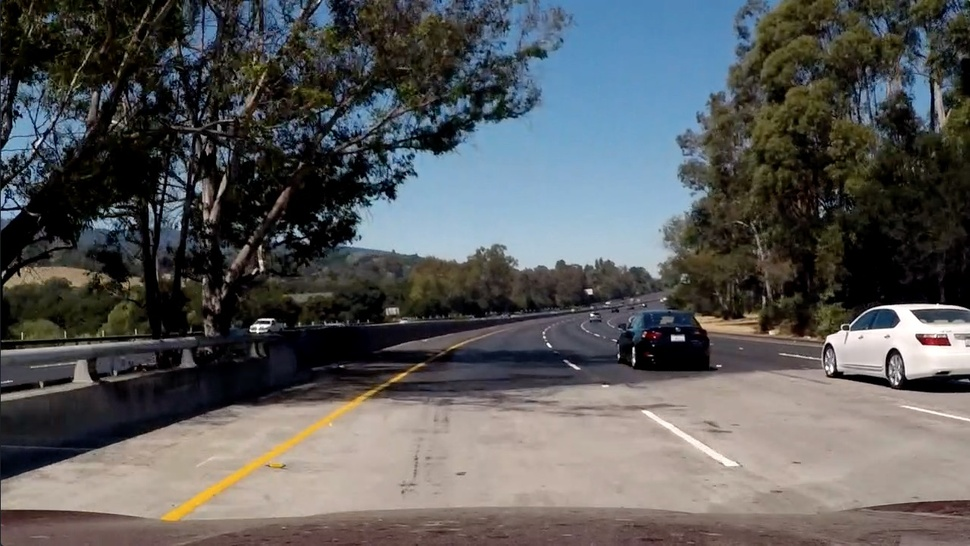
#> input picture l32-color-shadow-example.jpg, 970 x 546 px, shrunk from 1280 x 720 before the run
$ jupyter execute --allow-errors L_32_processing_each_image.ipynb   (shell and % lines are left out)   (older library calls are emulated)
#> lines starting #> are read from the running program, lines starting #| are printed output that depends on the picture; long printed decimals are rounded
# L_32 Processing Each Image
#### Steps 1 - 3:

[cell 1]
# Some Helper Functions

def create_folder_if_not_exists(folder_name):
#> further down, image is the input picture: shape (546, 970, 3); mean R, G, B 88.5, 89.4, 89.8
    import os
    # May need to update this function if not running within Jupyter notebook, or running in different OS
    if not os.path.isdir(folder_name):
        os.makedirs(folder_name)

## 1 - Camera Calibration matrix and Distortion Coefficients
###### (See L_11 for more details)

Determine camera calibration matrix and distortion coefficients for the camera lens.
Done Once.
This will be used to undistort each video image frame, before passing it on.

### Part 1-1: objpoints & imgpoints
- Library Imports

- Prepare arrays to store imgpoints (for img), and gridpattern (objpoints) (of chessboard grid pattern)
- Use **mgrid** to generate numpy array representing **objpoints**, each corner of the chessboard
.

- Read in Image,
- Turn in into grayscale
.

- Use **findChessBoardCorners** to obtain **imgpoints** (measurements) for the (objpoint locations) in the image
    - (takes in grayscale image)
    - (returns imgpoints)
    - Store imgpoints and corresponding objpoints

 #### Pickle the objpoints and imgpoints for each image

[cell 2]
# Here are the steps to pickle the objpoints and imgpoints for each image

import numpy as np
import cv2
import glob
import pickle
import matplotlib.pyplot as plt

# Chessboard has 8 inner corners across
#                6 inner corners vertical

# prepare object points, like (0,0,0), (1,0,0), (2,0,0) ....,(6,5,0)
objp = np.zeros((6*8,3), np.float32)
objp[:,:2] = np.mgrid[0:8, 0:6].T.reshape(-1,2)

# Arrays to store object points and image points from all the images.
objpoints = [] # 3d points in real world space
imgpoints = [] # 2d points in image plane.

# Make a list of calibration images
images = glob.glob('calibration_wide/GO*.jpg')

# Get and Store chessboard corners for each image as it's Read in

for idx, fname in enumerate(images):

    # read in image
    img = cv2.imread(fname)
    # turn it into grayscale
    gray = cv2.cvtColor(img, cv2.COLOR_BGR2GRAY)

    # Find the chessboard corners for the image
    ret, corners = cv2.findChessboardCorners(gray, (8,6), None)

    # If (corners) found, add object points, image points to array of all obj ang img points
    if ret == True:

        # same   set of (grid) values for each image -- it's the chessboard pattern
        objpoints.append(objp)

        # unique set of values for each image processed (..from findChessboardCorners)
        imgpoints.append(corners)

        # Draw and display the corners (not required)
        cv2.drawChessboardCorners(img, (8,6), corners, ret)
        cv2.imshow('img', img)
#         cv2.waitKey(30)

cv2.destroyAllWindows()

# save objpoints and imgpoints to pickle file
objpoints_pickle = {}
objpoints_pickle["objpoints"] = objpoints
objpoints_pickle["imgpoints"] = imgpoints

folder_name = "l32/"
file_name   = "wide_objpoints_pickle.p"
create_folder_if_not_exists(folder_name)
with open( folder_name+file_name, "wb" ) as f:
    pickle.dump( objpoints_pickle, f )

print("Imgpoints and Objpoints have been saved to", folder_name+file_name)

#### Read objpoints and imgpoints from pickle file

[cell 3]
# import pickle

# Read objpoints and imgpoints from pickle file
pickled_path = "l32/wide_objpoints_pickle.p"
objpoints_pickle = pickle.load( open( pickled_path, "rb" ) )
objpoints = objpoints_pickle["objpoints"]
imgpoints = objpoints_pickle["imgpoints"]

print("Imgpoints and Objpoints have been read in from " + pickled_path)

#### Part 1-2: Callibrate and Undistort Images
Calibrate the image (from objpoints and imgpoints - found from findChessboardCorners)
   - **cv2.calibrateCamera**

Undistort the image
   - **cv2.undistort**

[cell 4]
import cv2
import pickle

# takes in: an image, chessboard grid object points, image's image points (as meassured by findChessboardCorners)
#    - performs the camera calibration (mathematically correlate imgpoints to objpoints),
#    - undistorts the image (image distortion correction)
# returns: the undistorted image

def cal_undistort(img, objpoints, imgpoints):
    # Uses cv2.calibrateCamera() and cv2.undistort()

    # throw away (color depth dim==1) portion of image shape (shape = gray_img.shape[::-1] == gray_img.shape[0:2])
    shape = img.shape[0:2]

    # Calibrate imgpoints to the objpoints
    ret, mtx, dist, rvecs, tvecs = cv2.calibrateCamera(objpoints, imgpoints, shape, None, None)

    # save mtx and dist to pickle file
    dist_mtx_pickle = {}
    dist_mtx_pickle["dist"] = dist
    dist_mtx_pickle["mtx"]  = mtx

    folder_name = "l32/"
    file_name   = "wide_dist_mtx_pickle.p"
    create_folder_if_not_exists(folder_name)
    with open( folder_name+file_name, "wb" ) as f:
        pickle.dump( dist_mtx_pickle, f )

    print("\n calibration 'dist' and 'mtx' have been saved to", folder_name+file_name, "\n")


    # Undistort the image
    undist = cv2.undistort(img, mtx, dist, None, mtx)

    return undist

#### Part 1-3: Display Images: Before (distorted)  and  After (Undistorted)

Read an image (whose imgpoints are stored in imgpoints)
Calibrate the image (uses imgpoints and objpoints prev found for that image)
Undistort the image

.
Display Distorted and Undistorted image

.
This *could* be re-written as a loop, to see before and after for all images that have been processed

.
Currently, it displays a before and after only for a single image (==first image that was stored in imgpoints array)

[cell 5]
import numpy as np
import matplotlib.pyplot as plt
import matplotlib.image as mpimg

#   Could loop through all images to show before and after.
#   Here, we only display before and after for a single image..

# Read in an Example image == First Image in Pickled objpoints, imgpoints
img = cv2.imread('calibration_wide/test_image.jpg')

# calibrate and undistort the image
#> (the rest of this cell did not finish here and is left out)

## 2 - Thresholding
###### (See L_21, L_22, L_24, L_29 for more details)

[cell 6]
import numpy as np
import cv2
import matplotlib.pyplot as plt
import matplotlib.image as mpimg

def plot_results(orig_image, bw_result, color_result):
    # how many images across and how many image rows
    nrows = 3  #1
    ncols = 1  #2
    # figsize must be recalculated when change nrows and ncols
    figsize = (12, 18) #1x2: (24,9)
    # fonstsize is dependant on size of subplot
    fontsize = 10 #40

    # f, ((ax1, ax2), (ax3, ax4)) = plt.subplots(2, 2, figsize=(24, 9))
    f, (ax1, ax2, ax3) = plt.subplots(nrows, ncols, figsize=figsize)
    f.tight_layout()

    ax1.imshow(color_result)
    ax1.set_title('BLUE: S-channel  |  GREEN: Sobel x-dir  | CYAN: both', fontsize=fontsize)
    ax1.axis('off')

    ax2.imshow(bw_result, cmap='gray')
    ax2.set_title('S_thresh:'+str(s_thresh)+'  |  sobelx_thresh: '+str(sx_thresh), fontsize=fontsize)
    ax2.axis('off')

    ax3.imshow(orig_image)
    ax3.set_title('Original Image', fontsize=fontsize)
    ax3.axis('off')

    plt.subplots_adjust(left=0., right=1, top=0.9, bottom=0.)

def save_results(bw_result, color_result):

    import os

    # Save Images to File so can compare results of various threshold values
    settings = '_' + 's-thresh-'      +str(s_thresh[0]) +'-'+str(s_thresh[1]) + \
               '_' + 'sobel-x-thresh-'+str(sx_thresh[0])+'-'+str(sx_thresh[1])

    folder_name = './l32-my-outputs-from-color_and_gradient/'
    create_folder_if_not_exists(folder_name)

    bw_binary_fullpath    = folder_name+'l32_bw_binary'   +settings+'.png'
    color_binary_fullpath = folder_name+'l32_color_binary'+settings+'.png'

    # convert BW to 3 channels for saving
    bw_3channel = np.zeros_like(color_result)
    bw_3channel = np.dstack((bw_result, bw_result, bw_result))

    # COULD DO: only resave files if they don't already exist!

    # save files (use mpimg, since color_result is in RGB order)
    mpimg.imsave(bw_binary_fullpath, bw_3channel)
    mpimg.imsave(color_binary_fullpath, color_result)

    print('Binary Thresholds images saved as: \n' + bw_binary_fullpath + '\n' + color_binary_fullpath)


def pipeline(img, s_thresh=(170, 255), sx_thresh=(20, 100)):
# def pipeline(orig_image, s_thresh=(170, 255), sx_thresh=(20, 100)):

#> called with s_thresh = (180, 255), sx_thresh = (20, 100)
    hls = cv2.cvtColor(img, cv2.COLOR_RGB2HLS).astype(np.float)
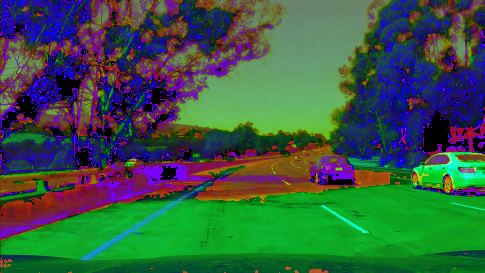
#> hls: shape (546, 970, 3) float64 (shown at 1/2 size); mean R, G, B 55.5, 89.3, 68.4
    l_channel = hls[:,:,1]
    s_channel = hls[:,:,2]
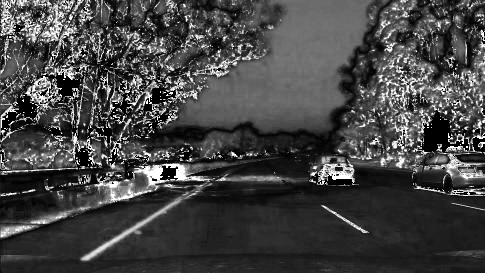
#> s_channel: shape (546, 970) float64 (shown at 1/2 size); min 0, max 255, mean 68.4

    ## Sobel x
    # Take the derivative in x
    sobelx = cv2.Sobel(l_channel, cv2.CV_64F, 1, 0)
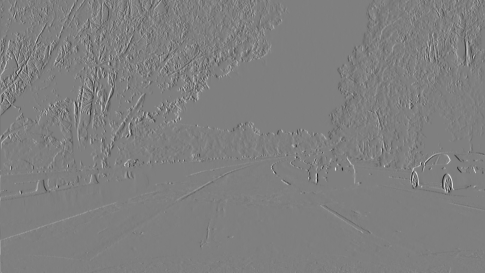
#> sobelx: shape (546, 970) float64 (shown at 1/2 size); min -926, max 928, mean 0.2; drawn with min black and max white

    # Absolute x derivative to accentuate lines away from horizontal
    abs_sobelx = np.absolute(sobelx)

    scaled_sobel = np.uint8(255*abs_sobelx/np.max(abs_sobelx))

    # Threshold x gradient
    sxbinary = np.zeros_like(scaled_sobel)
    sxbinary[(scaled_sobel >= sx_thresh[0]) & (scaled_sobel <= sx_thresh[1])] = 1

    # Threshold color channel
    s_binary = np.zeros_like(s_channel)
    s_binary[(s_channel >= s_thresh[0]) & (s_channel <= s_thresh[1])] = 1

    # Stack each channel
    # Note color_binary[:, :, 0] is all 0s, effectively an all black image.

    #color_binary = np.dstack(( np.zeros_like(sxbinary), sxbinary, s_binary))
    empty_channel = np.zeros_like(s_binary)

    # colorful green and blue stacked image (red channel is black or all zeros)
    color_binary = np.dstack(( empty_channel, sxbinary, s_binary))

    # BW binary combination of sxbinary and s_binary (not using)
    bw_binary = np.zeros_like(s_binary)
    bw_binary[ (sxbinary == 1) | (s_binary == 1)] = 1
    #return combined_binary

    return color_binary, bw_binary


# image = mpimg.imread('bridge_shadow.jpg')
image = mpimg.imread('l32-color-shadow-example.jpg')

# SET THRESHOLD VALUES HERE
s_thresh  = (180, 255) #Blue  #(140, 255)  # (90, 255) were good values from L_29
sx_thresh = ( 50, 150) #Green

# calculate binary images, based on threshold values above
color_result, bw_result = pipeline(image, s_thresh)
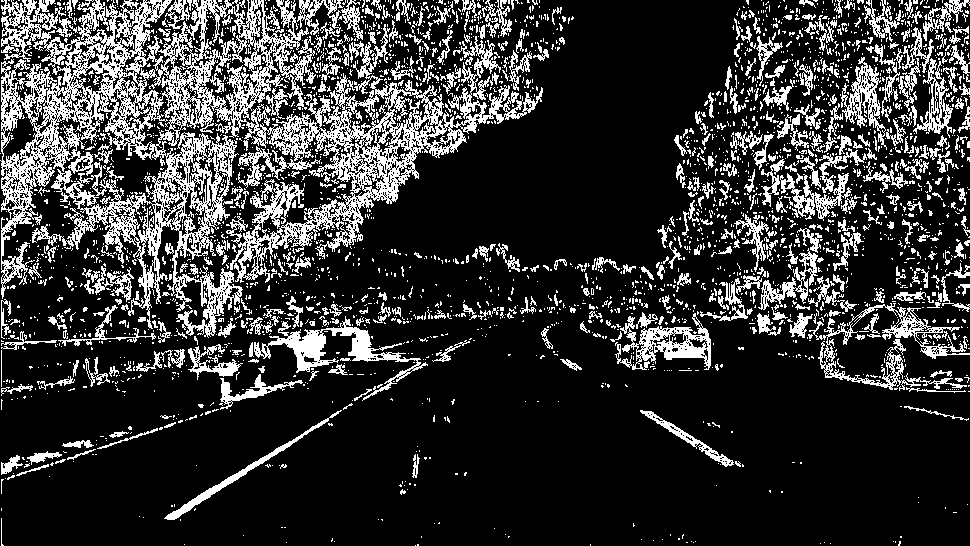
#> bw_result: shape (546, 970) float64; values 0 (black) and 1 (white), 20.5% white in thin lines or dots

# Plot the results
plot_results(image, bw_result, color_result)

# Save Images to File so can compare results of various threshold values
save_results(bw_result, color_result)

## 3 - Perspective Transform
###### (See L_17 for more details)

[cell 7]
import pickle
import cv2
import numpy as np
import matplotlib.pyplot as plt
import matplotlib.image  as mpimg

# Read in the saved camera matrix and distortion coefficients
# These are the arrays calculated above from cv2.calibrateCamera()
dist_pickle = pickle.load( open( "l32/wide_dist_mtx_pickle.p", "rb" ) )
#> (reads l32/wide_dist_mtx_pickle.p from the repository)
dist = dist_pickle["dist"]
mtx  = dist_pickle["mtx"]


# Read in an image
img = cv2.imread('test_image2.png')
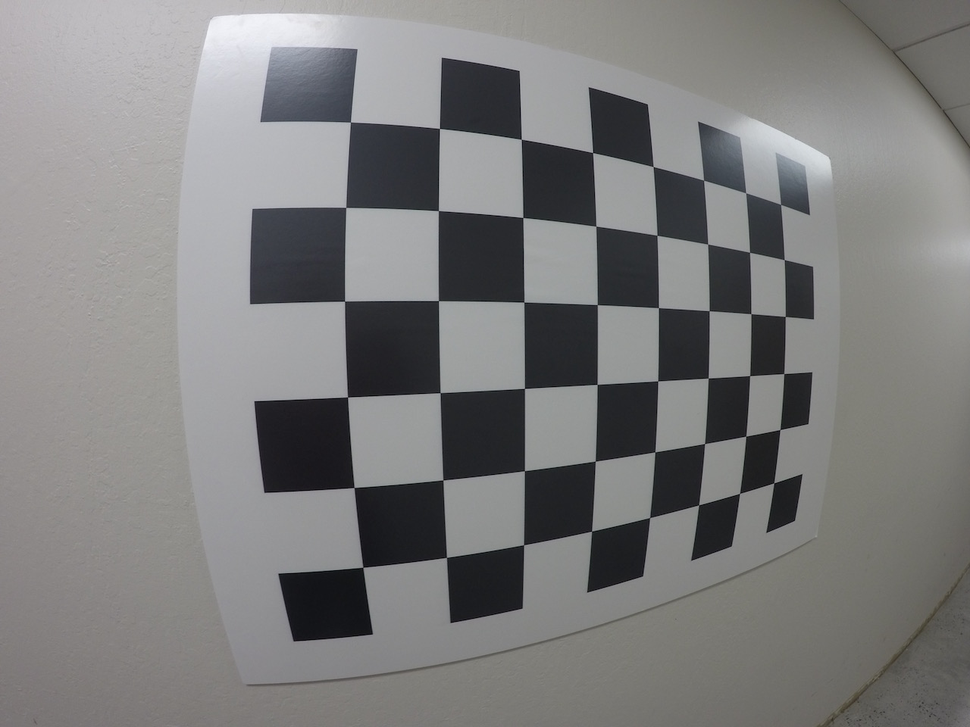
#> input picture test_image2.png, 970 x 727 px, shrunk from 1280 x 960 before the run
#> img is the input picture: shape (727, 970, 3); mean B, G, R 124.7, 124.9, 125.1

# store orig image's pixel dimensions (for use in warpPerspective)
height = img.shape[0]
width  = img.shape[1]
image_size = (width, height)


# Chessboard grid "dimensions"
nx = 8 # the number of inside corners in x
ny = 6 # the number of inside corners in y

def corners_unwarp(img, nx, ny, mtx, dist):
    # 1) Undistort using mtx and dist
#> called with nx = 8, ny = 6, mtx = array of shape (3, 3), dist = array of shape (1, 5)
    undistorted = cv2.undistort(img, mtx, dist, None, mtx)

    # 2) Convert to grayscale
    gray_undistorted = cv2.cvtColor(undistorted, cv2.COLOR_BGR2GRAY)
    # 3) Find the chessboard corners
    ret, corners = cv2.findChessboardCorners(gray_undistorted, (nx,ny), None)
#> ret = True; corners = 48 rows, first 8: [279, 31], [402.4, 63.16], [503.8, 90.49], [586, 114.3], [653.3, 134.4], [708.2, 151.4], [754, 165.7], [792.1, 178]
    #print(corners.shape, '\n', corners)

    # 4) If corners found:
    if ret == True:
            # a) draw corners
            # create undistorted image, with corners drawn on it
            undistorted_with_corners =  cv2.drawChessboardCorners(undistorted, (nx,ny), corners, ret)
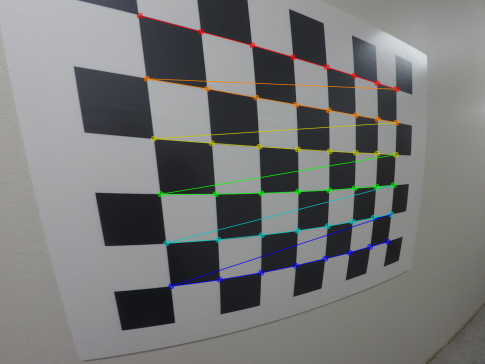
#> undistorted_with_corners: shape (727, 970, 3) (shown at 1/2 size); mean B, G, R 120, 120.3, 119.5

            # Doesn't Work Online (either method that I tried: 1st is error, 2nd is invisible
            # # plot undistorted_with_corners image:
            # # cv2.imshow('undistorted_with_corners', undistorted_with_corners)
            # f1, (ax1) = plt.subplots(1, 1, figsize=(24, 9))
            # f1.tight_layout()
            # ax1.imshow(undistorted_with_corners)
            # ax1.set_title('Undistorted With Corners Drawn', fontsize=50)
            # #plt.subplots_adjust(left=0., right=1, top=0.9, bottom=0.)
            # cv2.waitKey(1000)

            # b) define 4 source points src = np.float32([[,],[,],[,],[,]])
                 #Note: you could pick any four of the detected corners
                 # as long as those four corners define a rectangle
                 #One especially smart way to do this would be to use four well-chosen
                 # corners that were automatically detected during the undistortion steps
                 #We recommend using the automatic detection of corners in your code

            # I'll use grid coordinates [0,0], [0, nx-1], [ny-1, nx], [nx,ny]
            # src = np.float32([corners[0][0],         corners[7][0],
            #                   corners[40][0],        corners[47][0]])
            # ie ordered as: TL,TR,BL,BR
            # print(corners[0][0],         corners[nx-1][0])
            # print(corners[nx*(ny-1)][0], corners[nx*ny-1][0])
            print(corners.shape)
#| (48, 1, 2)
            print('4 coordinates chosen from undistorted image:')
            src = np.float32([corners[nx*(0)][0],    corners[(nx*1) -1][0],
                              corners[nx*(ny-1)][0], corners[(nx*ny)-1][0]])
#> src = [[279, 31], [792.1, 178], [341.7, 572.1], [775.2, 482.5]]
            print(src, '\n')
#| [[279.       31.     ]
#|  [792.0635  177.9756 ]
#|  [341.657 572.147]
#|  [775.2221  482.512]]

            # c) define 4 destination points dst = np.float32([[,],[,],[,],[,]])

            # width and height of final image (pixels) == undistorted size = img size
            width, height = (undistorted.shape[1], undistorted.shape[0])
            print(width, height)
#| 970 727

            # width and height of squares in unwarped image (pixels)
            grid_width_x =  width/(nx+1)  # nx lines ==> nx+1 equally spaced squares
            grid_height_y = height/(ny+1)
            print(grid_width_x, grid_height_y, 'grid width, height in undistorted, transformed image')
#| 107.778 103.857 grid width, height in undistorted, transformed image

            margin = 0 #15 #px
            dst = np.float32([[    0+margin+grid_width_x,      0+margin+grid_height_y],
                              [width-margin-grid_width_x,      0+margin+grid_height_y],
                              [    0+margin+grid_width_x, height-margin-grid_height_y],
                              [width-margin-grid_width_x, height-margin-grid_height_y]])

            print('4 corresponding coordinates on unWarped image:')
            print(dst, '\n')
#| [[107.778 103.857]
#|  [862.2222  103.857]
#|  [107.778 623.1429 ]
#|  [862.2222  623.1429 ]]


            # d) use cv2.getPerspectiveTransform() to get M, the transform matrix
            M = cv2.getPerspectiveTransform(src, dst)
#> M = [[0.596, -0.0976, -76.21], [-0.258, 0.64, 136.1], [-0.000666, -0.000188, 1]]

            # e) use cv2.warpPerspective() to warp your image to a top-down view
            image_size = (undistorted.shape[1], undistorted.shape[0])
            print(image_size)
#| (970, 727)
            # warped = cv2.warpPerspective(undistorted, M, image_size, flags=cv2.INTER_LINEAR)
            warped = cv2.warpPerspective(undistorted_with_corners, M, image_size) #default: flags=cv2.INTER_LINEAR)
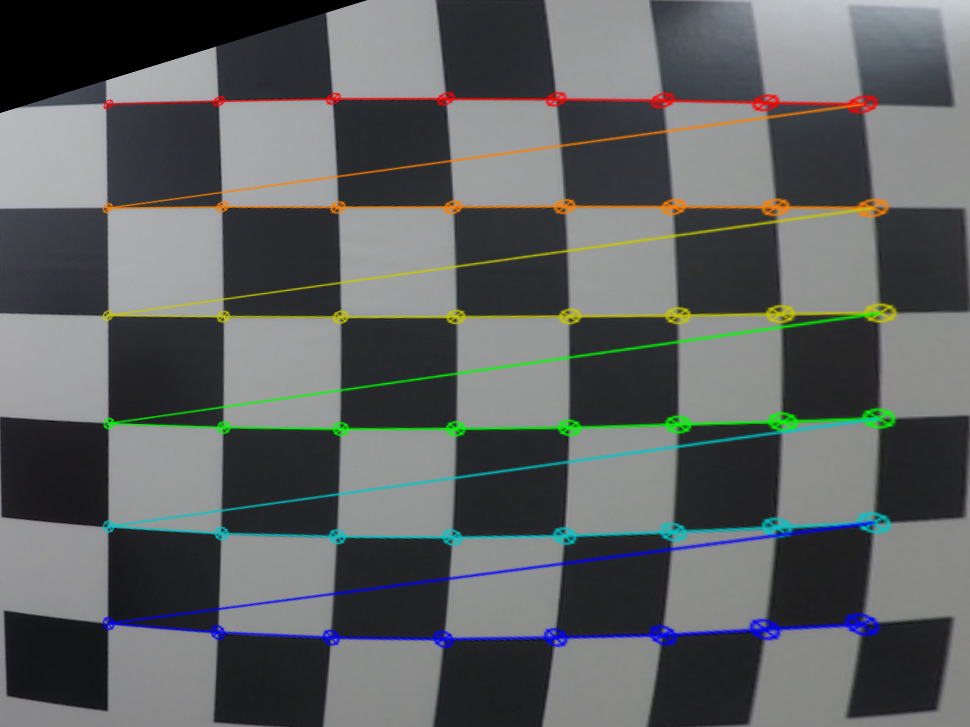
#> warped: shape (727, 970, 3); mean B, G, R 97, 96.8, 94.1
    else:
        print ("corners not found, could not perform warpPerspective on undistorted img")
        print(ret, corners)
        print(nx, ny, undistorted.shape)
        # send back the grayscale undistorted image.  This will show in odd colors, standing out !
        warped = gray_undistorted #undistorted
        M = 0

    return warped, M, undistorted_with_corners  #gray_undistorted, #undistorted


# Get Unwarped Image
top_down, perspective_M, undist = corners_unwarp(img, nx, ny, mtx, dist)
#> perspective_M has the same summary as M in corners_unwarp

# Plot Images:
f, (ax1, ax2, ax3) = plt.subplots(1, 3, figsize=(24, 9))
f.tight_layout()

# Original
ax1.imshow(img)
ax1.set_title('Original', fontsize=50)

# Undistorted
ax2.imshow(undist)
ax2.set_title('Undistort', fontsize=50)

# Perspective Warp Correction on Undistorted
ax3.imshow(top_down)
ax3.set_title('Perspective Warp', fontsize=50)

plt.subplots_adjust(left=0., right=1, top=0.9, bottom=0.)
